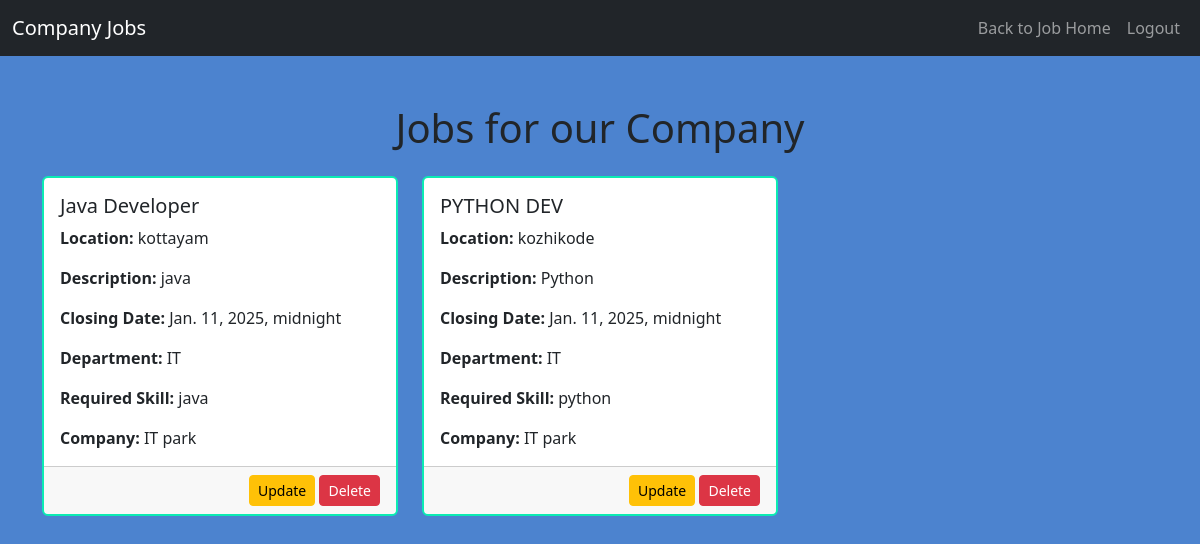
The page /job_view/ (signed in) on the database its author committed.
### job/models.py (models this page shows)
class Job(models.Model):
    company_id = models.ForeignKey(Company, on_delete=models.CASCADE)
    department_id = models.ForeignKey(Department, on_delete=models.CASCADE)
    skill_id = models.ForeignKey(Skill, on_delete=models.CASCADE)
    title = models.CharField(max_length=255)
    description = models.CharField(max_length=500)
    location = models.CharField(max_length=100)
    posted_at = models.DateTimeField(auto_now_add=True)
    closing_date = models.DateTimeField()

class Department(models.Model):
    departmentname=models.CharField(max_length=100)

class Skill(models.Model):
    sk_name = models.CharField(max_length=100)

class Company(models.Model):
    Company_id=models.ForeignKey(User,on_delete=models.CASCADE)
    Department_id=models.ForeignKey(Department,on_delete=models.CASCADE)
    Company_Name=models.CharField(max_length=100)
    location = models.CharField(max_length=100, blank=True)
    Details=models.CharField(max_length=1000)
    logo = models.ImageField(upload_to='company_logos/', blank=True)

### job/views.py (the view)
# urls.py: path('job_view/', views.job_view, name="job_view"),
@login_required
def job_view(request):
    company_id = request.session.get('Company_id')
    print('Company ID from session:', company_id)
    if not company_id:
        return HttpResponse("Company ID not found in session.")
    try:
        company = Company.objects.get(Company_id=company_id)
        print('Retrieved Company:', company)
    except Company.DoesNotExist:
        return HttpResponse("No company found with the given Company ID.")
    jobs = Job.objects.filter(company_id=company)
    print('Jobs found:', jobs)
    return render(request, 'job_view.html', {'jobs': jobs})

### job/templates/job_view.html (shortened to what this page needs)
<!DOCTYPE html>
<html lang="en">
<head>
    <link href="https://cdn.jsdelivr.net/npm/bootstrap@5.3.3/dist/css/bootstrap.min.css" rel="stylesheet">
</head>
<body>
    <nav class="navbar navbar-expand-lg navbar-dark bg-dark">
        <div class="container-fluid">
            <a class="navbar-brand" href="#">Company Jobs</a>
            <div class="collapse navbar-collapse" id="navbarNav">
                <ul class="navbar-nav ms-auto">
                    <li class="nav-item">
                        <a class="nav-link" href="{% url 'Companyhome' %}">Back to Job Home</a>
                    </li>
                    <li class="nav-item">
                        <a class="nav-link" href="{% url 'logouts' %}">Logout</a>
                    </li>
                </ul>
            </div>
        </div>
    </nav>
    <div class="container mt-5">
        <h1 class="text-center mb-4">Jobs for our Company</h1>
        {% if jobs %}
            <div class="row">
                {% for job in jobs %}
                    <div class="col-md-4 mb-4">
                        <div class="card h-100">
                            <div class="card-body">
                                <h5 class="card-title">{{ job.title }}</h5>
                                <p class="card-text"><strong>Location: </strong> {{ job.location }}</p>
                                <p class="card-text"><strong>Description: </strong> {{ job.description }}</p>
                                <p class="card-text"><strong>Closing Date: </strong> {{ job.closing_date }}</p>
                                <p class="card-text"><strong>Department: </strong> {{ job.department_id.departmentname }}</p>
                                <p class="card-text"><strong>Required Skill: </strong> {{ job.skill_id.sk_name }}</p>
                                <p class="card-text"><strong>Company: </strong> {{ job.company_id.Company_Name }}</p>
                            </div>
                            <div class="card-footer text-end">
                                <a href="{% url 'update_job' job.id %}" class="btn btn-warning btn-sm">Update</a>
                                <a href="{% url 'delete_job' job.id %}" class="btn btn-danger btn-sm">Delete</a>
                            </div>
                        </div>
                    </div>
                {% endfor %}
            </div>
        {% else %}
            <div class="alert alert-warning" role="alert">
                No jobs available for this company.
            </div>
        {% endif %}
    </div>
</body>
</html>

### job/templates/job_view.html (style rules this page uses)
body { background: #4c83cf; }
.card { border: 2px solid #0cebb3; }

### rows shown on the page
Job: title "Java Developer", location "kottayam", description "java", closing_date "Jan. 11, 2025, midnight", department_id.departmentname "IT", skill_id.sk_name "java", company_id.Company_Name "IT park"
Job: title "PYTHON DEV", location "kozhikode", description "Python", closing_date "Jan. 11, 2025, midnight", department_id.departmentname "IT", skill_id.sk_name "python", company_id.Company_Name "IT park"
